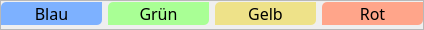
    <widget class="QFrame" name="frameFarbwahl">
     <property name="geometry">
      <rect>
       <x>704</x>
       <y>375</y>
       <width>424</width>
       <height>28</height>
      </rect>
     </property>
     <property name="frameShape">
      <enum>QFrame::StyledPanel</enum>
     </property>
     <property name="frameShadow">
      <enum>QFrame::Raised</enum>
     </property>
     <layout class="QHBoxLayout" name="horizontalLayout_2">
      <property name="leftMargin">
       <number>0</number>
      </property>
      <property name="topMargin">
       <number>1</number>
      </property>
      <property name="rightMargin">
       <number>0</number>
      </property>
      <property name="bottomMargin">
       <number>4</number>
      </property>
      <item>
       <widget class="QPushButton" name="pushButtonBlau">
        <property name="minimumSize">
         <size>
          <width>0</width>
          <height>23</height>
         </size>
        </property>
        <property name="font">
         <font>
          <family>Yu Gothic UI Semilight</family>
          <pointsize>12</pointsize>
         </font>
        </property>
        <property name="styleSheet">
         <string notr="true">QPushButton {
	background-color: rgb(125, 177, 255);
	border-top-left-radius : 5px;
    border-top-right-radius : 0px; 
	border-bottom-left-radius : 0px; 
	border-bottom-right-radius : 5px
}</string>
        </property>
        <property name="text">
         <string>Blau</string>
        </property>
       </widget>
      </item>
      <item>
       <widget class="QPushButton" name="pushButtonGruen">
        <property name="minimumSize">
         <size>
          <width>0</width>
          <height>23</height>
         </size>
        </property>
        <property name="font">
         <font>
          <family>Yu Gothic UI Semilight</family>
          <pointsize>12</pointsize>
         </font>
        </property>
        <property name="styleSheet">
         <string notr="true">QPushButton {
	background-color: rgb(169, 255, 149);
	border-top-left-radius : 5px;
    border-top-right-radius : 0px; 
	border-bottom-left-radius : 0px; 
	border-bottom-right-radius : 5px
}
</string>
        </property>
        <property name="text">
         <string>Grün</string>
        </property>
       </widget>
      </item>
      <item>
       <widget class="QPushButton" name="pushButtonGelb">
        <property name="minimumSize">
         <size>
          <width>0</width>
          <height>23</height>
         </size>
        </property>
        <property name="font">
         <font>
          <family>Yu Gothic UI Semilight</family>
          <pointsize>12</pointsize>
         </font>
        </property>
        <property name="styleSheet">
         <string notr="true">QPushButton {
	background-color: rgb(238, 226, 137);
	border-top-left-radius : 5px;
    border-top-right-radius : 0px; 
	border-bottom-left-radius : 0px; 
	border-bottom-right-radius : 5px
}
</string>
        </property>
        <property name="text">
         <string>Gelb</string>
        </property>
       </widget>
      </item>
      <item>
       <widget class="QPushButton" name="pushButtoRot">
        <property name="minimumSize">
         <size>
          <width>0</width>
          <height>23</height>
         </size>
        </property>
        <property name="font">
         <font>
          <family>Yu Gothic UI Semilight</family>
          <pointsize>12</pointsize>
         </font>
        </property>
        <property name="styleSheet">
         <string notr="true">QPushButton {
	background-color: rgb(255, 165, 138);
	border-top-left-radius : 5px;
    border-top-right-radius : 0px; 
	border-bottom-left-radius : 0px; 
	border-bottom-right-radius : 5px
}
</string>
        </property>
        <property name="text">
         <string>Rot</string>
        </property>
       </widget>
      </item>
     </layout>
    </widget>
